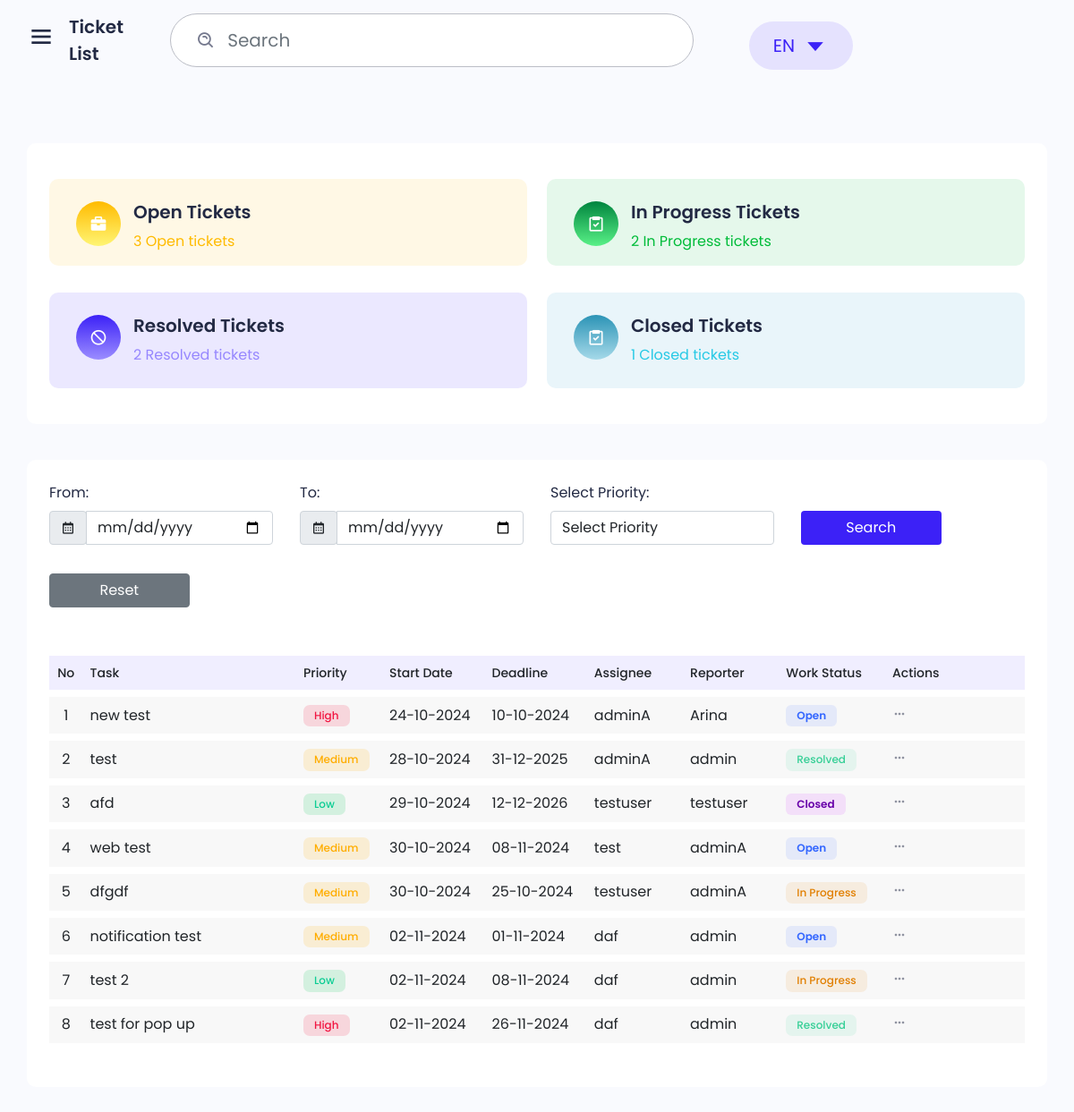
Page /api/ on the earlier database version.
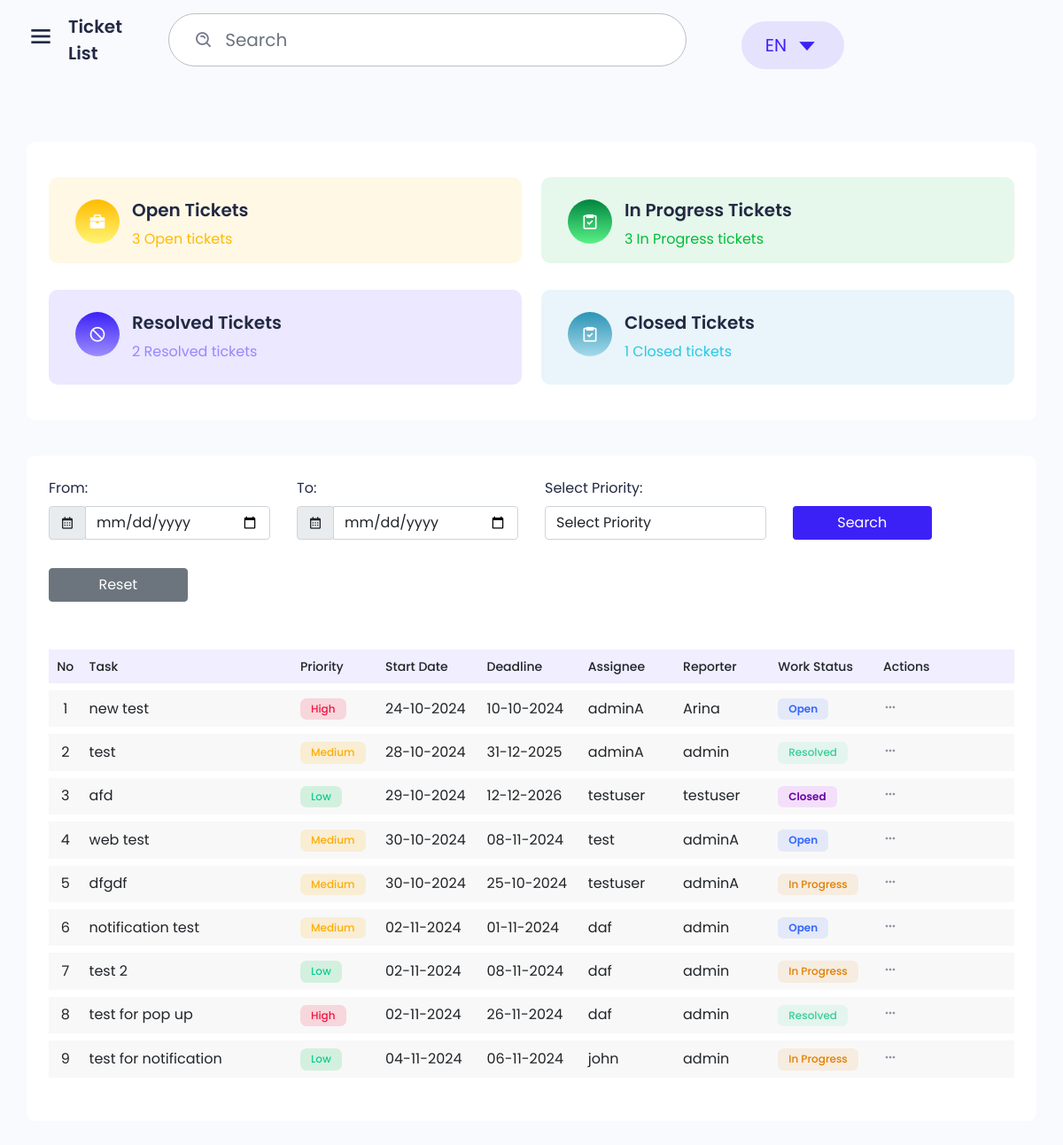
Same page on the later database version.
### tickets/models.py (models this page shows)
class Ticket(models.Model):
    title = models.CharField(max_length=255)
    description = models.TextField()
    priority = models.CharField(max_length=50, choices=[('Low', 'Low'), ('Medium', 'Medium'), ('High', 'High'), ('Critical', 'Critical')])
    status = models.CharField(max_length=50, choices=[('Open', 'Open'), ('In Progress', 'In Progress'), ('Resolved', 'Resolved'), ('Closed', 'Closed')])
    assignee = models.ForeignKey(User, related_name='assigned_tickets', on_delete=models.SET_NULL, null=True)
    reporter = models.ForeignKey(User, related_name='reported_tickets', on_delete=models.SET_NULL, null=True)
    due_date = models.DateField()
    created_at = models.DateTimeField(auto_now_add=True)
    updated_at = models.DateTimeField(auto_now=True)

### tickets/views.py (the view)
# urls.py: path('', ticket_list, name='ticket_list'),
def ticket_list(request):
    tickets = Ticket.objects.all()
    from_date = request.GET.get('from_date')
    to_date = request.GET.get('to_date')
    priority = request.GET.get('priority')
    if from_date:
        try:
            from_date_parsed = datetime.strptime(from_date, "%Y-%m-%d").date()
            tickets = tickets.filter(created_at__date__gte=from_date_parsed)
        except ValueError:
            print(f"Invalid from_date format: {from_date}")
    if to_date:
        try:
            to_date_parsed = datetime.strptime(to_date, "%Y-%m-%d").date()
            tickets = tickets.filter(created_at__date__lte=to_date_parsed)
        except ValueError:
            print(f"Invalid to_date format: {to_date}")
    if priority and priority in ["High", "Medium", "Low", "Critical"]:
        tickets = tickets.filter(priority=priority)
    open_count = Ticket.objects.filter(status="Open").count()
    in_progress_count = Ticket.objects.filter(status="In Progress").count()
    resolved_count = Ticket.objects.filter(status="Resolved").count()
    closed_count = Ticket.objects.filter(status="Closed").count()
    return render(request, 'tickets/ticket_list.html', {
        'tickets': tickets,
        'open_count': open_count,
        'in_progress_count': in_progress_count,
        'resolved_count': resolved_count,
        'closed_count': closed_count
    })

### tickets/templates/tickets/ticket_list.html (shortened to what the changed rows need)
{% extends "layout.html" %}
{% block content %}
<div class="main">
    <div class="main-content ticket">
        <div class="row">
            <div class="col-12">
                <div class="box card-box">
                    <div class="icon-box bg-color-2">
                        <div class="content">
                            <h5 class="title-box">In Progress Tickets</h5>
                            <p class="color-2 mb-0 pt-4">{{ in_progress_count }} In Progress tickets</p>
                        </div>
                    </div>
                </div>
            </div>
        </div>
        <div class="row">
            <div class="col-12 col-xl-12">
                <div class="box">
                    <div class="box-body">
                        <div class="table-responsive">
                            <table class="table table-vcenter text-nowrap table-bordered dataTable no-footer"
                                id="task-profile" role="grid">
                                <thead>
                                    <tr class="top">
                                        <th class="border-bottom-0 text-center sorting fs-14 font-w500"
                                            style="width: 26.6562px;">No</th>
                                        <th class="border-bottom-0 sorting fs-14 font-w500" style="width: 222.312px;">
                                            Task</th>
                                        <th class="border-bottom-0 sorting fs-14 font-w500" style="width: 84.8281px;">
                                            Priority</th>
                                        <th class="border-bottom-0 sorting fs-14 font-w500" style="width: 87.9844px;">
                                            Start Date</th>
                                        <th class="border-bottom-0 sorting fs-14 font-w500" style="width: 87.9844px;">
                                            Deadline</th>
                                        <th class="border-bottom-0 sorting fs-14 font-w500" style="width: 100.000px;">
                                            Assignee</th>
                                        <th class="border-bottom-0 sorting fs-14 font-w500" style="width: 100.000px;">
                                            Reporter</th>
                                        <th class="border-bottom-0 sorting fs-14 font-w500" style="width: 110.719px;">
                                            Work Status</th>
                                        <th class="border-bottom-0 sorting_disabled fs-14 font-w500"
                                            style="width: 145.391px;">Actions</th>
                                    </tr>
                                </thead>
                                <tbody>
                                    {% for ticket in tickets %}
                                    <tr class="{% cycle 'odd' 'even' %}">
                                        <td class="text-center">{{ forloop.counter }}</td>
                                        <td>
                                            <a href="javascript:void(0);" data-bs-toggle="modal"
                                                data-bs-target="#ticketDetailModal"
                                                onclick="showTicketDetails('{{ ticket.pk }}')">
                                                {{ ticket.title }}
                                            </a>
                                        </td>
                                        <td>
                                            <span
                                                class="badge {% if ticket.priority == 'High' %}badge-danger-light{% elif ticket.priority == 'Medium' %}badge-warning-light{% elif ticket.priority == 'Low' %}badge-success-light{% elif ticket.priority == 'Critical' %}badge-danger{% endif %}">
                                                {{ ticket.priority }}
                                            </span>
                                        </td>
                                        <td>{{ ticket.created_at|date:"d-m-Y" }}</td>
                                        <td>{{ ticket.due_date|date:"d-m-Y" }}</td>
                                        <td>
                                            {% if ticket.assignee %}
                                            {{ ticket.assignee.username }}
                                            {% else %}
                                            Unassigned
                                            {% endif %}
                                        </td>
                                        <td>{{ ticket.reporter.username }}</td>
                                        <td>
                                            <span
                                                class="badge {% if ticket.status == 'Open' %}badge-primary{% elif ticket.status == 'In Progress' %}badge-warning{% elif ticket.status == 'Resolved' %}badge-success{% elif ticket.status == 'Closed' %}badge-secondary{% endif %}">
                                                {{ ticket.status }}
                                            </span>
                                        </td>
                                        <td>
                                            <div class="dropdown">
                                                <a href="javascript:void(0);" class="btn-link" data-bs-toggle="dropdown"
                                                    aria-expanded="false">
                                                    <i class='bx bx-dots-horizontal-rounded'></i>
                                                </a>
                                            </div>
                                        </td>
                                    </tr>
                                    {% empty %}
                                    <tr>
                                        <td colspan="10" class="text-center">No tickets available.</td>
                                    </tr>
                                    {% endfor %}
                                </tbody>
                            </table>
                        </div>
                    </div>
                </div>
            </div>
        </div>
    </div>
</div>
{% endblock %}

Differences in the rows shown:
added Ticket: title "test for notification", priority "Low", created_at "04-11-2024", due_date "06-11-2024", assignee.username "john", reporter.username "admin", status "In Progress"
Other differences:
{{ in_progress_count }}: "2" → "3"
